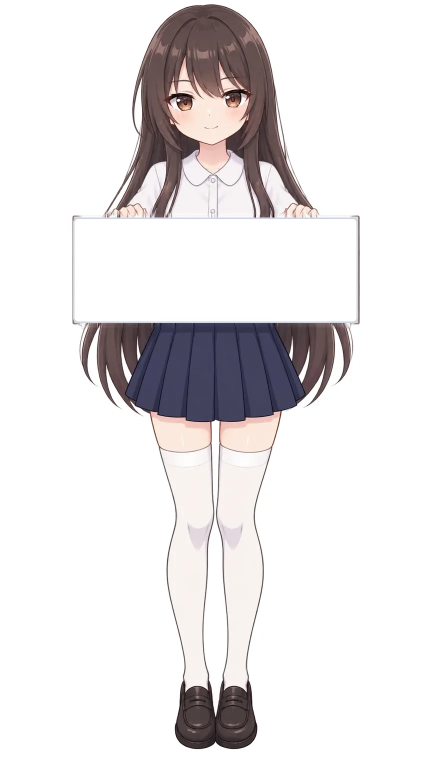
#> input picture tools/character-pack/reference.webp, 861 x 1530 px (shown at 1/2 size)
$ python -i make_pack.py   (imports and definitions only)
#> lines starting #> are read from the running program, lines starting #| are printed output that depends on the picture; after the words box and inside, x2 and y2 are one past the last pixel; in counts of white or black regions, pixels touching at a corner belong together
#!/usr/bin/env python3
"""TZA Probe 角色包生成器：把「地区 → 角色设定」变成一个能在后台直接上传的角色包（zip）。

两步，可以分开跑：

  generate  按设定调图像接口出图：每个角色一张立绘 + 一张闭眼帧（在立绘上只改眼睛）。
            原图缓存在 <work>/raw/，重跑只补缺的，不会重复花钱；--force 才重画。
  build     处理缓存里的原图：去白底 → 找牌子 → 裁成 585×1530 → 测牌子上下沿比例 →
            拆出双手层 → 对齐闭眼帧 → 按服装取配色（设定里写了就用设定的）→ 打包成 zip，
            另出一张 preview.png 供人检查（牌子框画在图上，框歪了说明那张要重画）。

  all       generate + build。

用法：
  python3 make_pack.py all pack.json --work work/ --out europe.zip
  python3 make_pack.py build pack.json --work work/        # 原图自己放进 work/raw/<id>.png 也行

图像接口（兼容 OpenAI 的 /chat/completions，能返回图片的模型，例如 Nano Banana Pro）：
  TZA_IMAGE_API_BASE   如 https://api.example.com/v1
  TZA_IMAGE_API_KEY    密钥（只从环境变量读，不写进任何文件、不打印）
  TZA_IMAGE_MODEL      默认 gemini-3-pro-image

设定文件 pack.json 的格式见 README.md；角色包格式见仓库 docs/THEMES.md。
依赖：Pillow、numpy（python3 -m pip install pillow numpy）。
"""
import argparse
import base64
import colorsys
import io
import json
import os
import re
import sys
import urllib.error
import urllib.request
import zipfile

try:
    import numpy as np
    from PIL import Image, ImageDraw
except ImportError:
    sys.exit("需要 Pillow 与 numpy：python3 -m pip install pillow numpy")

HERE = os.path.dirname(os.path.abspath(__file__))
REFERENCE = os.path.join(HERE, "reference.webp")
CANVAS_W, CANVAS_H = 585, 1530
ID = re.compile(r"^[a-z][a-z0-9-]{0,31}$")
PACK_ID = re.compile(r"^[a-z][a-z0-9-]{1,31}$")

LAYOUT = """Create a NEW original anime character illustration. Use the attached image ONLY as a strict layout and style template: copy its art style (soft clean anime cel shading, thin clean lineart, gentle colouring), its body proportions, its framing and its exact pose. Do NOT copy the template girl's face, hair or clothes.

Layout rules (must match the template exactly):
- Tall portrait, same canvas proportions as the template, plain pure white background, nothing else in the scene.
- Full body, standing straight, facing the viewer, head near the top edge and both shoes fully visible near the bottom edge, centered horizontally.
- She holds a blank, pure white rectangular board horizontally in front of her chest with both hands, in exactly the same position and size as the board in the template: the board's top edge sits at about 28% of the image height, its bottom edge at about 42%, and it spans the same width as in the template. Her fingers curl over the top edge of the board from behind, like in the template.
- The board is completely blank and has a thin light-grey outline. No text, letters, numbers, logos or flags anywhere in the image: not on the board, not on her clothes, not on accessories (a name tag, if any, must be blank).

The character:
"""

BLINK = """Edit this image: close both of her eyes gently, as in a natural relaxed blink (curved closed eyelids with eyelashes). Change NOTHING else: same pose, same framing, same canvas size, same colours, same board, same background, every other pixel identical. Output a single image only."""


# ---------------------------------------------------------------------------- spec

# [82 lines left out: functions load_spec, api_config, data_url, ask_image, generate, not called in this run]


# ---------------------------------------------------------------------------- processing

def remove_background(im):
    """Flood-fill the white background from the image border to transparent.
    The board's inside stays opaque: its outline closes it off."""
    rgb = im.convert("RGB")
    a = np.asarray(rgb).astype(np.int16)
    h, w = a.shape[:2]
    # 近白处标 255，其它 0；从四条边上每个还没填过的近白像素出发，把连通的近白区域填成 128。
    # .copy()：fromarray 出来的图共享 numpy 的只读缓冲，floodfill 在它上面会悄悄什么都不做。
    mask = Image.fromarray(np.where(a.min(axis=2) >= 236, 255, 0).astype(np.uint8), "L").copy()
    border = [(x, y) for x in range(w) for y in (0, h - 1)] + [(x, y) for y in range(h) for x in (0, w - 1)]
    for xy in border:
        if mask.getpixel(xy) == 255:
            ImageDraw.floodfill(mask, xy, 128)
    seen = np.asarray(mask) == 128
    out = np.dstack([np.asarray(rgb), np.where(seen, 0, 255).astype(np.uint8)])
    # 留白与人物之间那一圈抗锯齿的浅色像素：按接近白色的程度给半透明，免得透明底上一圈白边。
    edge = (~seen) & np.pad(seen, 1)[1:-1, 2:] | (~seen) & np.pad(seen, 1)[1:-1, :-2] | (~seen) & np.pad(seen, 1)[2:, 1:-1] | (~seen) & np.pad(seen, 1)[:-2, 1:-1]
    lum = a.mean(axis=2)
    soft = edge & (lum > 200)
    out[..., 3][soft] = np.clip((255 - lum[soft]) * 255 / 55, 0, 255).astype(np.uint8)
    return Image.fromarray(out, "RGBA")


def find_board(im):
    """The board is the largest opaque, near-white rectangle in the 12–70% height band.
    Returns (left, top, right, bottom) of its outer edge in image pixels."""
    a = np.asarray(im)
    h, w = a.shape[:2]
    white = (a[..., 3] > 200) & (a[..., :3].min(axis=2) >= 240)
    rows = []
    for y in range(int(h * 0.12), int(h * 0.70)):
        row = white[y]
        # 这一行里最长的一段连续白
        best, start, run_start = (0, 0, 0), None, 0
        for x in range(w):
            if row[x]:
                if start is None:
                    start = x
            elif start is not None:
                if x - start > best[0]:
                    best = (x - start, start, x)
                start = None
        if start is not None and w - start > best[0]:
            best = (w - start, start, w)
        if best[0] >= w * 0.28:
            rows.append((y, best[1], best[2]))
    if not rows:
        raise ValueError("找不到牌子：图里没有一块够宽的白色牌子")
    # 最长的一段连续行 = 牌面
    blocks, cur = [], [rows[0]]
    for r in rows[1:]:
        if r[0] == cur[-1][0] + 1:
            cur.append(r)
        else:
            blocks.append(cur)
            cur = [r]
    blocks.append(cur)
    block = max(blocks, key=len)
    if len(block) < h * 0.05:
        raise ValueError("找到的白色区域太矮，不像牌子")
    lefts = sorted(r[1] for r in block)
    rights = sorted(r[2] for r in block)
    # 左右取中位数：手指压住的那几行不影响
    left, top, right, bottom = lefts[len(lefts) // 2], block[0][0], rights[len(rights) // 2], block[-1][0]
    # 从牌面往外一行行 / 一列列扩，把浅灰描边与描边外那圈白一起算进牌子：只要这一行（列）的中段
    # 大多是「不透明、偏亮、几乎不带颜色」的像素就继续。卡片的看板按这个外沿盖，扩不够描边会从板沿露出来。
    rgb = a[..., :3].astype(np.int16)
    boardish = (a[..., 3] > 200) & (rgb.mean(axis=2) > 150) & ((rgb.max(axis=2) - rgb.min(axis=2)) < 26)
    cx0, cx1 = left + (right - left) // 5, right - (right - left) // 5
    cy0, cy1 = top + (bottom - top) // 4, bottom - (bottom - top) // 4
    while top > 0 and boardish[top - 1, cx0:cx1].mean() > 0.7:
        top -= 1
    while bottom < h - 1 and boardish[bottom + 1, cx0:cx1].mean() > 0.7:
        bottom += 1
    while left > 0 and boardish[cy0:cy1, left - 1].mean() > 0.7:
        left -= 1
    while right < w - 1 and boardish[cy0:cy1, right + 1].mean() > 0.7:
        right += 1
    return (left, top, right, bottom)


def fit_canvas(im, board):
    """Crop around the board's centre at the 585:1530 aspect and scale to the canvas."""
    w, h = im.size
    left, top, right, bottom = board
    cw = round(h * CANVAS_W / CANVAS_H)
    if right - left + 12 > cw:  # 牌子比画布还宽：加高画布（上下补透明）来放下它
        cw = right - left + 12
        ch = round(cw * CANVAS_H / CANVAS_W)
        pad = (ch - h) // 2
        canvas = Image.new("RGBA", (w, ch), (0, 0, 0, 0))
        canvas.paste(im, (0, pad))
        im, h, top, bottom = canvas, ch, top + pad, bottom + pad
    cx = (left + right) // 2
    x0 = max(0, min(w - cw, cx - cw // 2))
    if x0 < 0 or cw > w:
        canvas = Image.new("RGBA", (cw, h), (0, 0, 0, 0))
        canvas.paste(im, ((cw - w) // 2, 0))
        im, x0, left, right = canvas, 0, left + (cw - w) // 2, right + (cw - w) // 2
    cropped = im.crop((x0, 0, x0 + cw, h)).resize((CANVAS_W, CANVAS_H), Image.LANCZOS)
    s = CANVAS_H / h
    return cropped, (round((left - x0) * s), round(top * s), round((right - x0) * s), round(bottom * s))


# [82 lines left out: functions inner_box, hands_layer, palette_from, not called in this run]


def mix(c, d, t):
    return tuple(c[i] * (1 - t) + d[i] * t for i in range(3))


def hexc(c):
    return "#" + "".join(f"{round(max(0, min(1, v)) * 255):02x}" for v in c)


# [9 lines left out: function palette_around, not called in this run]


def process_one(raw_path):
#> called with raw_path = 'reference.webp'
    im = remove_background(Image.open(raw_path))
#> in remove_background, rgb is the input picture: PIL image 861x1530 RGB; mean R, G, B 230.3, 227.4, 228.3
#> in remove_background, `mask = Image.fromarray(np.where(a.min(axis=2) >= 236, 255, 0).astype(n..`:
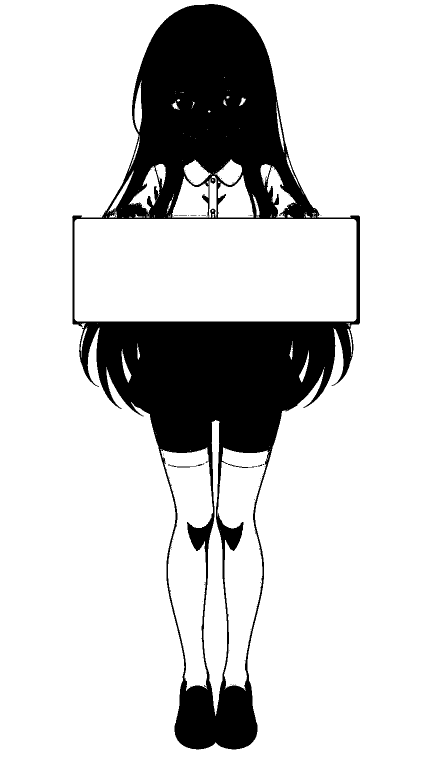
#> mask: PIL image 861x1530 L (shown at 1/2 size); 82.1% white; 117 black regions (115 under 20 px), largest, box (x1, y1, x2, y2) and area: (144, 8, 720, 1499) 234946, (336, 926, 409, 935) 129
#> after the loop in remove_background, `for xy in border:`:
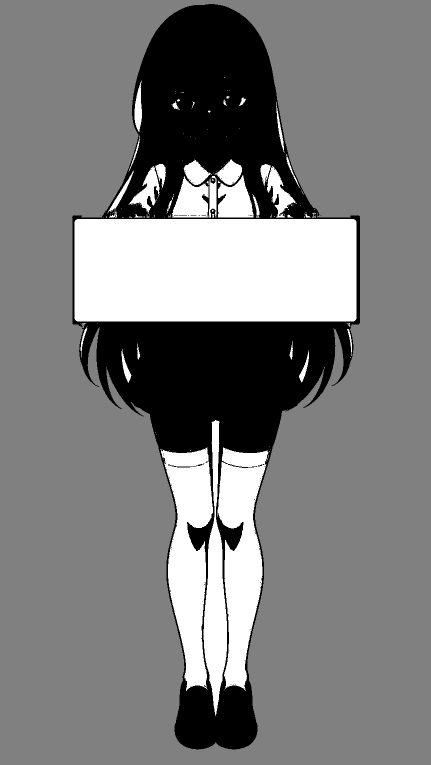
#> mask: PIL image 861x1530 L (shown at 1/2 size); min 0, max 255, mean 125.2
#> in remove_background, `seen = np.asarray(mask) == 128`: seen: shape (1530, 861) bool; 66.3% white; 3 black regions (2 under 20 px), largest, box (x1, y1, x2, y2) and area: (144, 8, 720, 1499) 443900
#> in remove_background, `edge = (~seen) & np.pad(seen, 1)[1:-1, 2:] | (~seen) & np.pad(seen, 1)..`: edge: shape (1530, 861) bool; 0.33% white in thin lines or dots, all inside (x1, y1, x2, y2) = (144, 8, 720, 1499)
#> in remove_background, `soft = edge & (lum > 200)`:
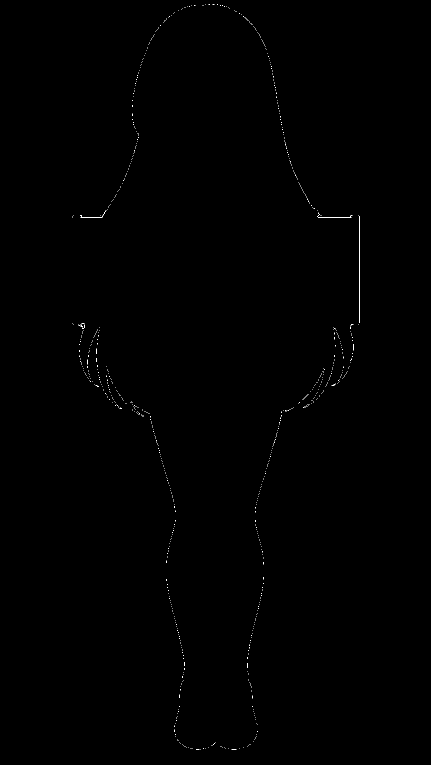
#> soft: shape (1530, 861) bool (shown at 1/2 size); 0.13% white in thin lines or dots, all inside (x1, y1, x2, y2) = (144, 8, 720, 1499)
#> in remove_background, `out[..., 3][soft] = np.clip((255 - lum[soft]) * 255 / 55, 0, 255).asty..`:
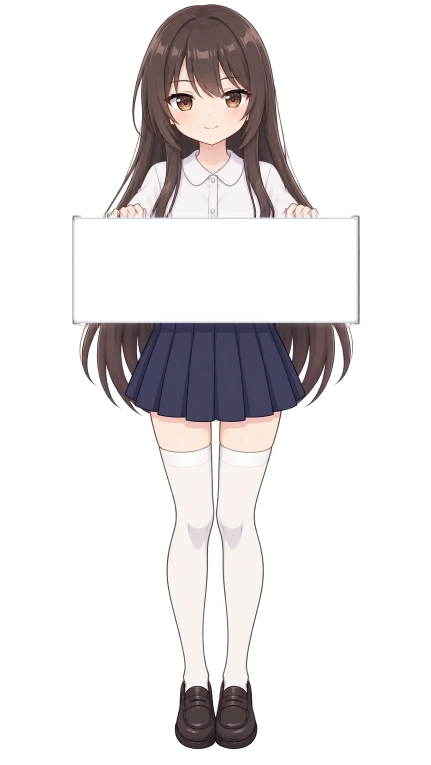
#> out: shape (1530, 861, 4) (shown at 1/2 size); mean R, G, B, A 230.3, 227.4, 228.3, 85.8; transparent parts drawn white
    board = find_board(im)
#> in find_board, `white = (a[..., 3] > 200) & (a[..., :3].min(axis=2) >= 240)`:
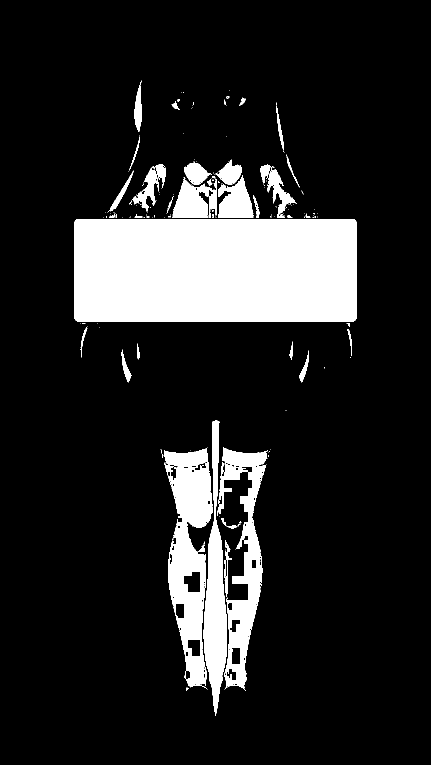
#> white: shape (1530, 861) bool (shown at 1/2 size); 14.6% white; 182 white regions (142 under 20 px), largest, box (x1, y1, x2, y2) and area: (149, 438, 713, 643) 115572, (328, 924, 426, 1379) 22367, (435, 924, 532, 1382) 15332
#> after the loop in find_board, `for y in range(int(h * 0.12), int(h * 0.70)):`: rows = 205 items, first 6: (438, 154, 708), (439, 152, 710), (440, 151, 711), (441, 150, 712), (442, 150, 712), (443, 149, 713)
#> in find_board, `blocks, cur = [], [rows[0]]`: blocks = []; cur = [(438, 154, 708)]
#> the loop in find_board, `for r in rows[1:]:` made 204 passes
#> in find_board, `block = max(blocks, key=len)`: block has the same summary as rows
#> in find_board, `lefts = sorted(r[1] for r in block)`: lefts = 205 values from 149 to 154
#> in find_board, `rights = sorted(r[2] for r in block)`: rights = 205 values from 708 to 713
#> in find_board, `left, top, right, bottom = lefts[len(lefts) // 2], block[0][0], rights..`: left = 149; top = 438; right = 713; bottom = 642
#> in find_board, `boardish = (a[..., 3] > 200) & (rgb.mean(axis=2) > 150) & ((rgb.max(ax..`:
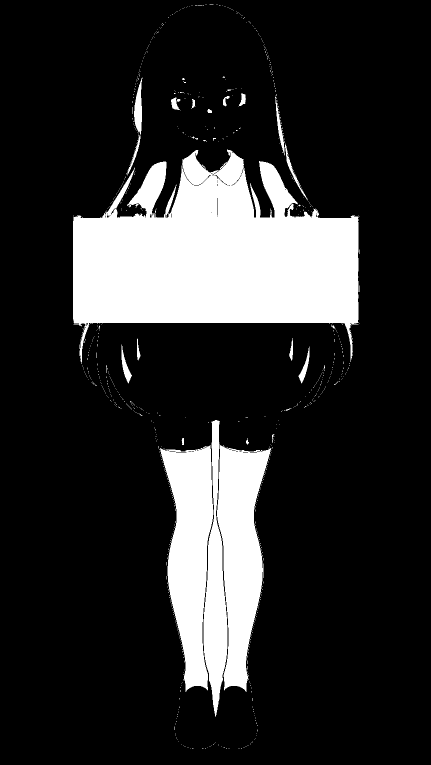
#> boardish: shape (1530, 861) bool (shown at 1/2 size); 17.7% white; 909 white regions (886 under 20 px), largest, box (x1, y1, x2, y2) and area: (146, 299, 717, 725) 147654, (320, 890, 427, 1384) 32026, (434, 890, 543, 1384) 31907
#> in find_board, `cx0, cx1 = left + (right - left) // 5, right - (right - left) // 5`: cx0 = 261; cx1 = 601
#> in find_board, `cy0, cy1 = top + (bottom - top) // 4, bottom - (bottom - top) // 4`: cy0 = 489; cy1 = 591
#> the loop in find_board, `while top > 0 and boardish[top - 1, cx0:cx1].mean() > 0.7:` made 8 passes
#> top on passes 1 to 8: 437, 436, 435, 434, 433, 432, 431, 430
#> after the loop in find_board, `while top > 0 and boardish[top - 1, cx0:cx1].mean() > 0.7:`: top = 430
#> the loop in find_board, `while bottom < h - 1 and boardish[bottom + 1, cx0:cx1].mean() > 0.7:` made 3 passes
#> after the loop in find_board, `while bottom < h - 1 and boardish[bottom + 1, cx0:cx1].mean() > 0.7:`: bottom = 645
#> the loop in find_board, `while left > 0 and boardish[cy0:cy1, left - 1].mean() > 0.7:` made 3 passes
#> left on passes 1 to 3: 148, 147, 146
#> after the loop in find_board, `while left > 0 and boardish[cy0:cy1, left - 1].mean() > 0.7:`: left = 146
#> the loop in find_board, `while right < w - 1 and boardish[cy0:cy1, right + 1].mean() > 0.7:` made 2 passes
#> right on passes 1 to 2: 714, 715
#> after the loop in find_board, `while right < w - 1 and boardish[cy0:cy1, right + 1].mean() > 0.7:`: right = 715
#> board = (146, 430, 715, 645)
    return fit_canvas(im, board)
#> in fit_canvas, `left, top, right, bottom = board`: left = 146; top = 430; right = 715; bottom = 645
#> in fit_canvas, `cx = (left + right) // 2`: cx = 430
#> in fit_canvas, `x0 = max(0, min(w - cw, cx - cw // 2))`: x0 = 138
#> in fit_canvas, `cropped = im.crop((x0, 0, x0 + cw, h)).resize((CANVAS_W, CANVAS_H), Im..`:
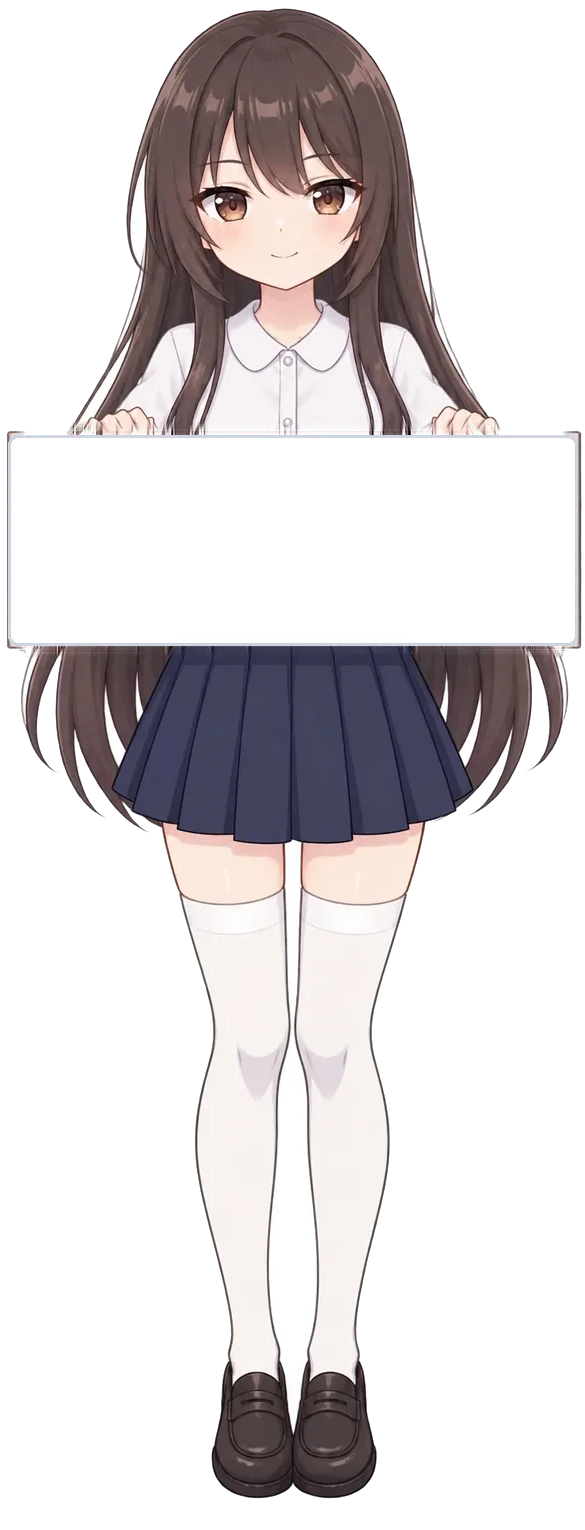
#> cropped: PIL image 585x1530 RGBA; mean R, G, B, A 218.6, 214.4, 215.6, 126.3; transparent parts drawn white


# [152 lines left out: functions blink_timing, decoration, build, selftest, main, not called in this run]


# [2 lines not run here, left out]

>>> result = process_one('reference.webp')
